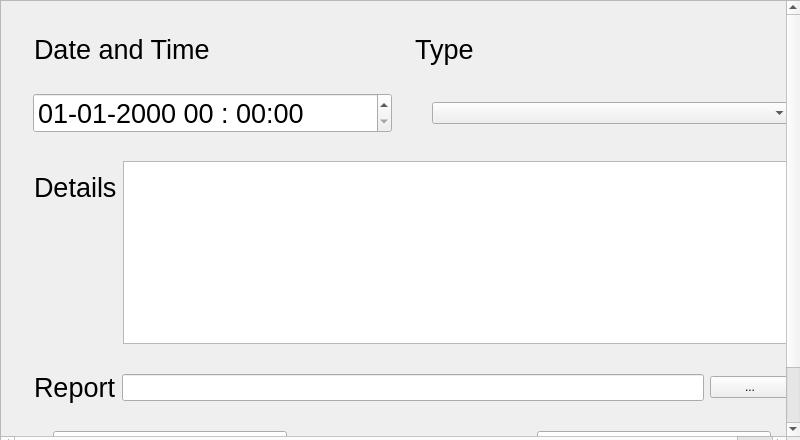
<?xml version="1.0" encoding="UTF-8"?>
<ui version="4.0">
 <class>MainWindow</class>
 <widget class="QMainWindow" name="MainWindow">
  <property name="geometry">
   <rect>
    <x>0</x>
    <y>0</y>
    <width>800</width>
    <height>440</height>
   </rect>
  </property>
  <property name="windowTitle">
   <string>MainWindow</string>
  </property>
  <widget class="QWidget" name="centralWidget">
   <widget class="QScrollArea" name="scrollArea">
    <property name="geometry">
     <rect>
      <x>0</x>
      <y>0</y>
      <width>801</width>
      <height>451</height>
     </rect>
    </property>
    <property name="sizePolicy">
     <sizepolicy hsizetype="Preferred" vsizetype="Fixed">
      <horstretch>0</horstretch>
      <verstretch>0</verstretch>
     </sizepolicy>
    </property>
    <property name="widgetResizable">
     <bool>true</bool>
    </property>
    <widget class="QWidget" name="scrollAreaWidgetContents">
     <property name="geometry">
      <rect>
       <x>-35</x>
       <y>-20</y>
       <width>818</width>
       <height>498</height>
      </rect>
     </property>
     <layout class="QGridLayout" name="gridLayout">
      <item row="0" column="0">
       <widget class="QWidget" name="widget" native="true">
        <property name="minimumSize">
         <size>
          <width>800</width>
          <height>480</height>
         </size>
        </property>
        <property name="maximumSize">
         <size>
          <width>800</width>
          <height>480</height>
         </size>
        </property>
        <layout class="QVBoxLayout" name="verticalLayout">
         <item>
          <widget class="QWidget" name="horizontalWidget" native="true">
           <layout class="QHBoxLayout" name="horizontalLayout">
            <item>
             <widget class="QLabel" name="label_2">
              <property name="font">
               <font>
                <pointsize>20</pointsize>
               </font>
              </property>
              <property name="text">
               <string>Date and Time </string>
              </property>
              <property name="textFormat">
               <enum>Qt::RichText</enum>
              </property>
             </widget>
            </item>
            <item>
             <widget class="QLabel" name="label">
              <property name="font">
               <font>
                <pointsize>20</pointsize>
               </font>
              </property>
              <property name="text">
               <string>Type</string>
              </property>
              <property name="textFormat">
               <enum>Qt::RichText</enum>
              </property>
             </widget>
            </item>
           </layout>
          </widget>
         </item>
         <item>
          <widget class="QWidget" name="horizontalWidget_2" native="true">
           <layout class="QHBoxLayout" name="horizontalLayout_2">
            <property name="spacing">
             <number>40</number>
            </property>
            <property name="leftMargin">
             <number>10</number>
            </property>
            <property name="rightMargin">
             <number>10</number>
            </property>
            <item>
             <widget class="QDateTimeEdit" name="dateTimeEdit">
              <property name="font">
               <font>
                <pointsize>20</pointsize>
               </font>
              </property>
              <property name="displayFormat">
               <string>dd-MM-yyyy HH : mm:ss</string>
              </property>
             </widget>
            </item>
            <item>
             <widget class="QComboBox" name="comboBox"/>
            </item>
           </layout>
          </widget>
         </item>
         <item>
          <widget class="QWidget" name="formWidget" native="true">
           <layout class="QFormLayout" name="formLayout">
            <property name="fieldGrowthPolicy">
             <enum>QFormLayout::AllNonFixedFieldsGrow</enum>
            </property>
            <item row="0" column="0">
             <widget class="QLabel" name="label_4">
              <property name="font">
               <font>
                <pointsize>20</pointsize>
               </font>
              </property>
              <property name="text">
               <string>Details</string>
              </property>
              <property name="textFormat">
               <enum>Qt::RichText</enum>
              </property>
             </widget>
            </item>
            <item row="0" column="1">
             <widget class="QPlainTextEdit" name="plainTextEdit"/>
            </item>
           </layout>
          </widget>
         </item>
         <item>
          <widget class="QWidget" name="horizontalWidget_3" native="true">
           <layout class="QHBoxLayout" name="horizontalLayout_3">
            <item>
             <widget class="QLabel" name="label_3">
              <property name="font">
               <font>
                <pointsize>20</pointsize>
               </font>
              </property>
              <property name="text">
               <string>Report</string>
              </property>
              <property name="textFormat">
               <enum>Qt::RichText</enum>
              </property>
             </widget>
            </item>
            <item>
             <widget class="QLineEdit" name="lineEdit">
              <property name="font">
               <font>
                <pointsize>12</pointsize>
               </font>
              </property>
             </widget>
            </item>
            <item>
             <widget class="QPushButton" name="pushButton">
              <property name="text">
               <string>...</string>
              </property>
             </widget>
            </item>
           </layout>
          </widget>
         </item>
         <item>
          <widget class="QWidget" name="horizontalWidget_4" native="true">
           <layout class="QHBoxLayout" name="horizontalLayout_4">
            <property name="spacing">
             <number>250</number>
            </property>
            <property name="leftMargin">
             <number>30</number>
            </property>
            <property name="rightMargin">
             <number>30</number>
            </property>
            <item>
             <widget class="QPushButton" name="pushButton_4">
              <property name="font">
               <font>
                <pointsize>20</pointsize>
               </font>
              </property>
              <property name="text">
               <string>Submit</string>
              </property>
             </widget>
            </item>
            <item>
             <widget class="QPushButton" name="pushButton_5">
              <property name="font">
               <font>
                <pointsize>20</pointsize>
               </font>
              </property>
              <property name="text">
               <string>Cancel</string>
              </property>
             </widget>
            </item>
           </layout>
          </widget>
         </item>
        </layout>
       </widget>
      </item>
     </layout>
    </widget>
   </widget>
  </widget>
 </widget>
 <layoutdefault spacing="6" margin="11"/>
 <resources/>
 <connections/>
</ui>
